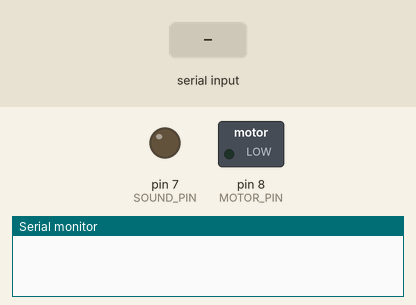
Simulated run of this sketch. Board: Arduino Uno, built with avr-gcc and run on an emulated ATmega328P. Parts: switched loads named in the sketch (green lamp = pin HIGH), output pins drawn as LEDs (lit = HIGH), the last lines printed to the serial monitor. Inputs (shaded band) come from the test bench.

Above: at 1.2 s.
1.3 s: "1" received over Serial
At 2.4 s:
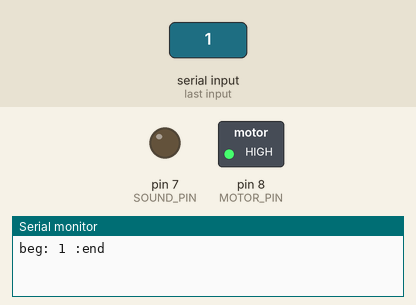
2.8 s: "2" received over Serial
At 3.5 s:
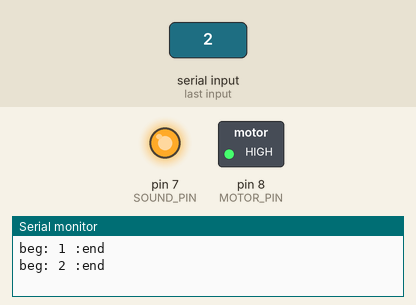
4.3 s: "0" received over Serial
At 4.7 s:
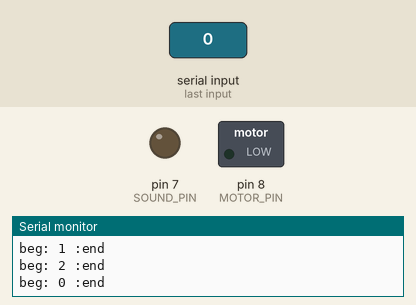
5.8 s: "2" received over Serial
At 7.0 s:
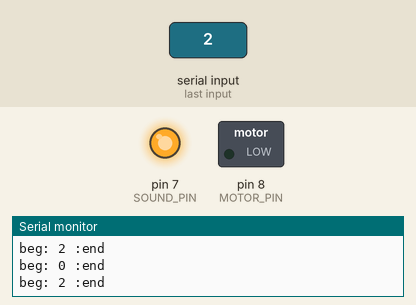
Timing chart, 0 to 8.3 s (numbered marks = the images above; inputs shaded):
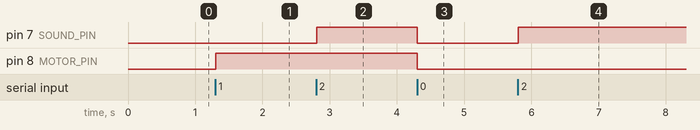

The sketch:

MotorRun.ino
```cpp
#define MOTOR_PIN 8
#define SOUND_PIN 7
String readString;
// the setup function runs once when you press reset or power the board
void setup() {
    // initialize digital pin LED_BUILTIN as an output.

    pinMode(MOTOR_PIN, OUTPUT);
    pinMode(SOUND_PIN, OUTPUT);
    Serial.begin(9600);
    // Serial.write("hello");
    // digitalWrite(SOUND_PIN, HIGH);
}

// the loop function runs over and over again forever
void loop() {
    readString = ""; //https://forum.arduino.cc/t/read-line-from-serial/98251/5
    while (Serial.available()) {
        delay(3);  //delay to allow buffer to fill
        if (Serial.available() >0) {
            char c = Serial.read();  //gets one byte from serial buffer
            readString += c; //makes the string readString
        }
    }

    if (readString.length() > 0) {
        Serial.print("beg: ");
        Serial.print(readString);
        Serial.println(" :end");
    }
    // Serial.println(readString);
    if (readString == "0") {
        digitalWrite(MOTOR_PIN, LOW);
        digitalWrite(SOUND_PIN, LOW);
    } else if (readString == "1") {
        digitalWrite(MOTOR_PIN, HIGH);
    } else if (readString == "2") {
        digitalWrite(SOUND_PIN, HIGH);
    }
    // write_start();
}

// void write_stop() {
//     Serial.write("a");
// }

// void write_start() {
//     Serial.write("b");
// }
```

Measured:
- after the input at 1.3 s, pin 8 (MOTOR_PIN): LOW → HIGH at once
- after the input at 2.8 s, pin 7 (SOUND_PIN): LOW → HIGH at once
- after the input at 4.3 s, pin 7 (SOUND_PIN), pin 8 (MOTOR_PIN): HIGH → LOW at once
- after the input at 5.8 s, pin 7 (SOUND_PIN): LOW → HIGH at once
